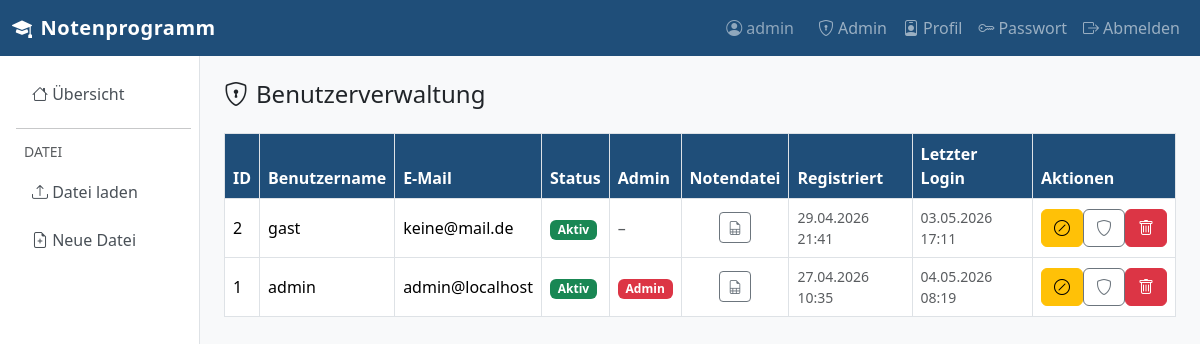
/auth/admin/users (signed in), run on an earlier commit of the app's database.
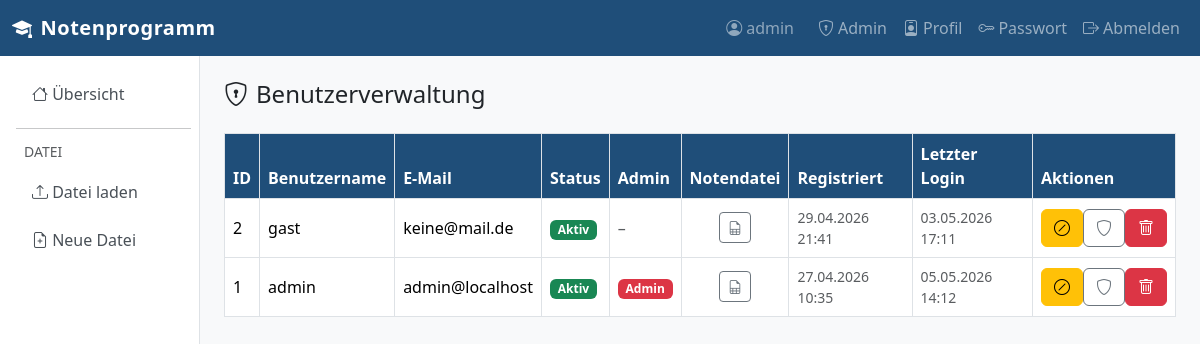
And on a later commit of the database.
### app/models.py (models this page shows, shortened)
class User(UserMixin, db.Model):
    __tablename__ = "users"
    id = db.Column(db.Integer, primary_key=True)
    username = db.Column(db.String(64), unique=True, nullable=False, index=True)
    email = db.Column(db.String(120), unique=True, nullable=False, index=True)
    password_hash = db.Column(db.String(256), nullable=False)
    is_approved = db.Column(db.Boolean, default=False, nullable=False)
    is_admin = db.Column(db.Boolean, default=False, nullable=False)
    notendatei_import = db.Column(db.Boolean, default=False, nullable=False)
    created_at = db.Column(db.DateTime, default=lambda: datetime.now(timezone.utc))
    last_login = db.Column(db.DateTime, nullable=True)
    lehrer_vorname = db.Column(db.String(64), nullable=True)
    lehrer_nachname = db.Column(db.String(64), nullable=True)
    dienstbezeichnung = db.Column(db.String(64), nullable=True)
    anrede = db.Column(db.String(10), nullable=True)

### app/auth/routes.py (the view)
@auth_bp.route("/admin/users")
@login_required
@admin_required
def admin_users():
    users = User.query.order_by(User.created_at.desc()).all()
    return render_template("auth/admin_users.html", users=users)

### app/auth/routes.py (called while the page is built)
def admin_required(f):
    from functools import wraps
    @wraps(f)
    def decorated(*args, **kwargs):
        if not current_user.is_authenticated or not current_user.is_admin:
            flash("Dieser Bereich ist nur für Administratoren.", "danger")
            return redirect(url_for("grades.index"))
        return f(*args, **kwargs)
    return decorated

### app/models.py (called while the page is built)
@login_manager.user_loader
def load_user(user_id: str):
    return db.session.get(User, int(user_id))

### app/templates/auth/admin_users.html (shortened to what this page needs)
{% extends "base.html" %}
{% from "macros.html" import csrf_field %}
{% block content %}
<h4 class="mb-4"><i class="bi bi-shield-lock me-2"></i>Benutzerverwaltung</h4>
<div class="table-responsive">
<table class="table table-bordered table-hover align-middle">
  <thead>
    <tr>
      <th>ID</th><th>Benutzername</th><th>E-Mail</th>
      <th>Status</th><th>Admin</th><th>Notendatei</th><th>Registriert</th><th>Letzter Login</th><th>Aktionen</th>
    </tr>
  </thead>
  <tbody>
  {% for u in users %}
    <tr>
      <td>{{ u.id }}</td>
      <td>{{ u.username }}</td>
      <td>{{ u.email }}</td>
      <td>
        {% if u.is_approved %}
          <span class="badge bg-success">Aktiv</span>
        {% else %}
          <span class="badge bg-warning text-dark">Ausstehend</span>
        {% endif %}
      </td>
      <td>
        {% if u.is_admin %}
          <span class="badge bg-danger">Admin</span>
        {% else %}
          <span class="text-muted">–</span>
        {% endif %}
      </td>
      <td class="text-center">
        <form method="post" action="{{ url_for('auth.toggle_notendatei', user_id=u.id) }}" class="d-inline">
          <button class="btn btn-sm {{ 'btn-success' if u.notendatei_import else 'btn-outline-secondary' }}"
                  title="Notendatei-Import umschalten">
            <i class="bi bi-file-earmark-spreadsheet"></i>
          </button>
        </form>
      </td>
      <td class="small text-muted">{{ u.created_at.strftime('%d.%m.%Y %H:%M') if u.created_at else '–' }}</td>
      <td class="small text-muted">{{ u.last_login.strftime('%d.%m.%Y %H:%M') if u.last_login else '–' }}</td>
      <td>
        <div class="btn-group btn-group-sm" role="group">
          {% if not u.is_approved %}
          <form method="post" action="{{ url_for('auth.approve_user', user_id=u.id) }}" class="d-inline">
            {{ csrf_field() }}
            <button class="btn btn-success" title="Freischalten">
              <i class="bi bi-check-lg"></i>
            </button>
          </form>
          {% else %}
          <form method="post" action="{{ url_for('auth.revoke_user', user_id=u.id) }}" class="d-inline">
            <button class="btn btn-warning" title="Sperren"><i class="bi bi-slash-circle"></i></button>
          </form>
          {% endif %}
          <form method="post" action="{{ url_for('auth.toggle_admin', user_id=u.id) }}" class="d-inline">
            <button class="btn btn-outline-secondary" title="Admin umschalten"><i class="bi bi-shield"></i></button>
          </form>
          <form method="post" action="{{ url_for('auth.delete_user', user_id=u.id) }}" class="d-inline"
                onsubmit="return confirm('Benutzer wirklich löschen?')">
            <button class="btn btn-danger" title="Löschen"><i class="bi bi-trash"></i></button>
          </form>
        </div>
      </td>
    </tr>
  {% else %}
    <tr><td colspan="9" class="text-center text-muted">Keine Benutzer vorhanden.</td></tr>
  {% endfor %}
  </tbody>
</table>
</div>
{% endblock %}

### app/templates/base.html (shortened to what this page needs)
<!doctype html>
<html lang="de">
<head>
  <link rel="stylesheet" href="https://cdn.jsdelivr.net/npm/bootstrap@5.3.3/dist/css/bootstrap.min.css">
  <link rel="stylesheet" href="https://cdn.jsdelivr.net/npm/bootstrap-icons@1.11.3/font/bootstrap-icons.min.css">
</head>
<body>
<nav class="navbar navbar-expand-lg navbar-dark" style="background-color:#1f4e79;">
  <div class="container-fluid">
    <a class="navbar-brand" href="{{ url_for('grades.index') }}">
      <i class="bi bi-mortarboard-fill me-2"></i>Notenprogramm
    </a>
    <div class="collapse navbar-collapse" id="navMain">
      <ul class="navbar-nav ms-auto align-items-lg-center">
        {% if current_user.is_authenticated %}
          <li class="nav-item">
            <span class="navbar-text me-3 text-white-50">
              <i class="bi bi-person-circle me-1"></i>{{ current_user.username }}
            </span>
          </li>
          {% if current_user.is_admin %}
          <li class="nav-item">
            <a class="nav-link" href="{{ url_for('auth.admin_users') }}">
              <i class="bi bi-shield-lock me-1"></i>Admin
            </a>
          </li>
          {% endif %}
          <li class="nav-item">
            <a class="nav-link" href="{{ url_for('auth.profil') }}">
              <i class="bi bi-person-badge me-1"></i>Profil
            </a>
          </li>
          <li class="nav-item">
            <a class="nav-link" href="{{ url_for('auth.change_password') }}">
              <i class="bi bi-key me-1"></i>Passwort
            </a>
          </li>
          <li class="nav-item">
            <a class="nav-link" href="{{ url_for('auth.logout') }}">
              <i class="bi bi-box-arrow-right me-1"></i>Abmelden
            </a>
          </li>
        {% else %}
          <li class="nav-item">
            <a class="nav-link" href="{{ url_for('auth.login') }}">Anmelden</a>
          </li>
        {% endif %}
      </ul>
    </div>
  </div>
</nav>
<div class="container-fluid">
  <div class="row">
    {% if current_user.is_authenticated %}
    <nav class="col-md-2 d-none d-md-block sidebar py-3 ps-3 pe-2">
      <ul class="nav flex-column gap-1">
        <li class="nav-item">
          <a class="nav-link {% if request.endpoint == 'grades.index' %}active{% endif %}"
             href="{{ url_for('grades.index') }}">
            <i class="bi bi-house"></i> Übersicht
          </a>
        </li>
        <hr class="my-2">
        <li class="nav-item text-muted small px-2 mb-1">DATEI</li>
        <li class="nav-item">
          <a class="nav-link {% if request.endpoint == 'grades.upload' %}active{% endif %}"
             href="{{ url_for('grades.upload') }}">
            <i class="bi bi-upload"></i> Datei laden
          </a>
        </li>
        <li class="nav-item">
          <a class="nav-link" href="{{ url_for('grades.new_file') }}"
             onclick="return confirm('Neue leere Datei erstellen? Ungespeicherte Daten gehen verloren.')">
            <i class="bi bi-file-earmark-plus"></i> Neue Datei
          </a>
        </li>
      </ul>
    </nav>
    <main class="col-md-10 content-area py-4 px-4">
    {% else %}
    <main class="col-12 content-area py-4 px-4">
    {% endif %}
      {% block content %}{% endblock %}
    </main>
  </div>
</div>
</body>
</html>

### app/templates/base.html (style rules this page uses)
body { background-color: #f8f9fa; }
.navbar-brand { font-weight: 700; letter-spacing: .5px; }
.sidebar { min-height: calc(100vh - 56px); border-right: 1px solid #dee2e6; background: #fff; }
.sidebar .nav-link { color: #495057; border-radius: .375rem; margin: 2px 0; }
.sidebar .nav-link i { width: 1.4em; }
.content-area { min-height: calc(100vh - 56px); }
.table th { background-color: #1f4e79; color: #fff; }

What changed in the data, as far as the page shows it:
changed User "admin": last_login "04.05.2026 08:19" → "05.05.2026 14:12"
